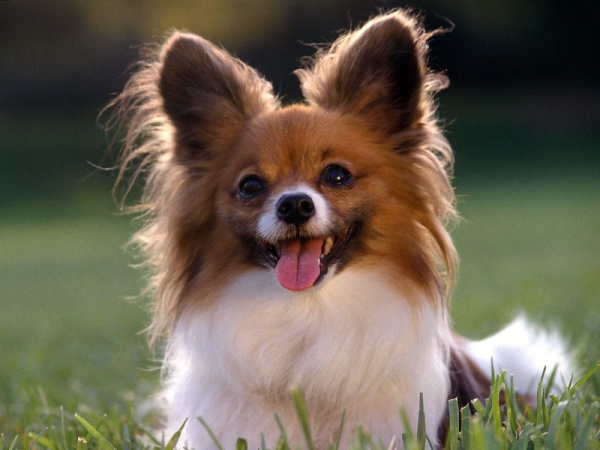
#> input picture risunok3.jpg, 1200 x 900 px (shown at 1/2 size)
$ python prak19.2.py
#> lines starting #> are read from the running program, lines starting #| are printed output that depends on the picture
from PIL import Image

# Открываем изображение
image = Image.open('risunok3.jpg')
#> image is the input picture: PIL image 1200x900 RGB; mean R, G, B 106.8, 97.9, 80.7

# Преобразуем изображение в черно-белое
bw_image = image.convert('L')
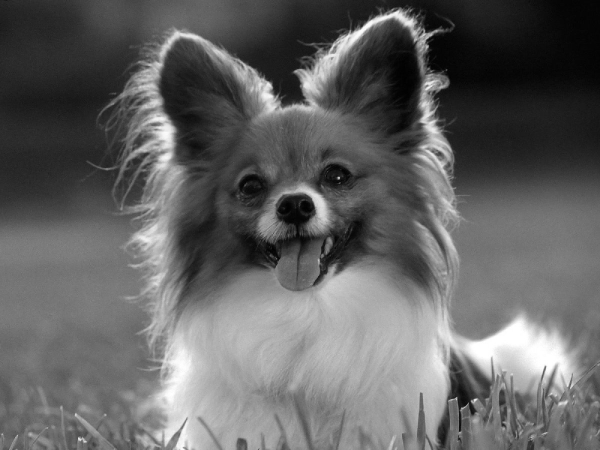
#> bw_image: PIL image 1200x900 L (shown at 1/2 size); min 0, max 255, mean 98.6

# Зеркально отражаем изображение
mirrored_image = bw_image.transpose(Image.FLIP_LEFT_RIGHT)
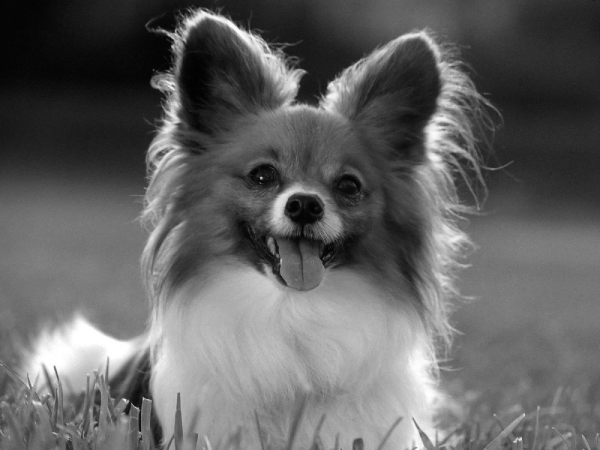
#> mirrored_image: PIL image 1200x900 L (shown at 1/2 size); min 0, max 255, mean 98.6

# Изменяем размер изображения (замените значения на нужные вам)
new_width = 800
new_height = 600
resized_image = mirrored_image.resize((new_width, new_height))
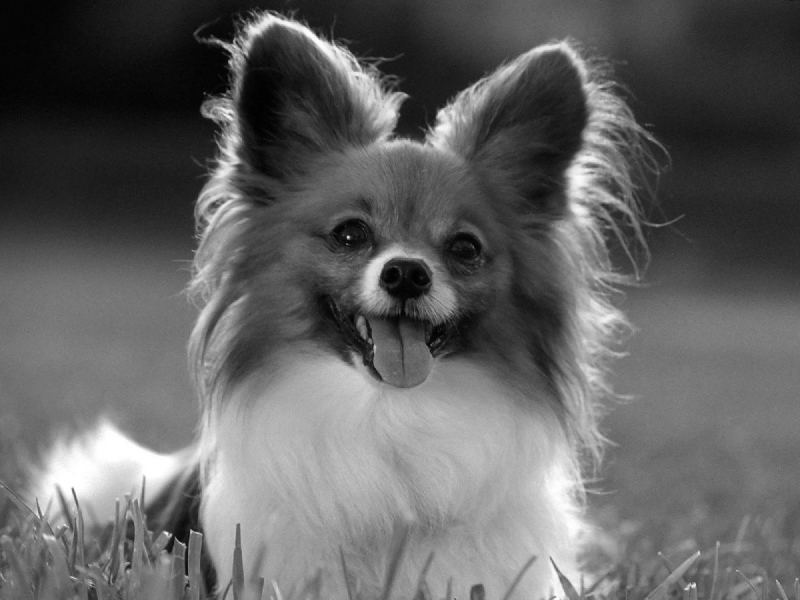
#> resized_image: PIL image 800x600 L; min 0, max 255, mean 98.6

# Сохраняем преобразованное изображение
resized_image.save('risunok4.jpg')

# Закрываем изображения
image.close()
resized_image.close()

$ run again, with risunok1.jpg copied over risunok3.jpg
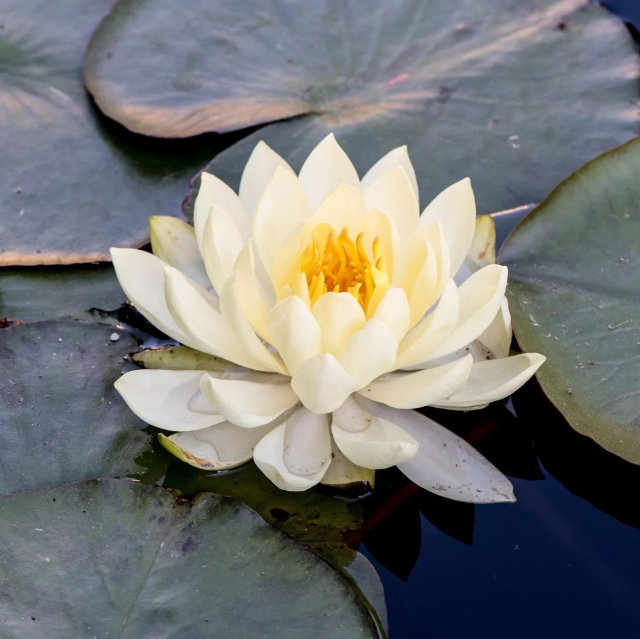
#> input picture risunok1.jpg, 1280 x 1278 px (shown at 1/2 size)
#> image is the input picture: PIL image 1280x1278 RGB; mean R, G, B 118.3, 119.2, 117.9
#> `mirrored_image = bw_image.transpose(Image.FLIP_LEFT_RIGHT)`:
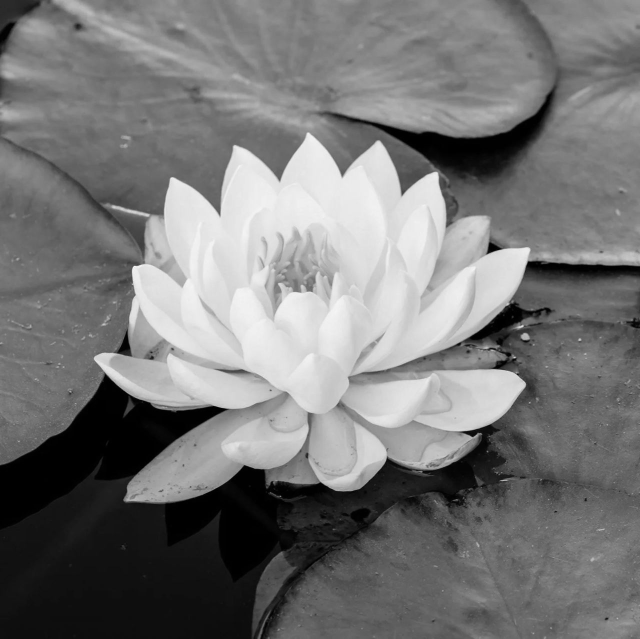
#> mirrored_image: PIL image 1280x1278 L (shown at 1/2 size); min 0, max 254, mean 118.8
#> `resized_image = mirrored_image.resize((new_width, new_height))`:
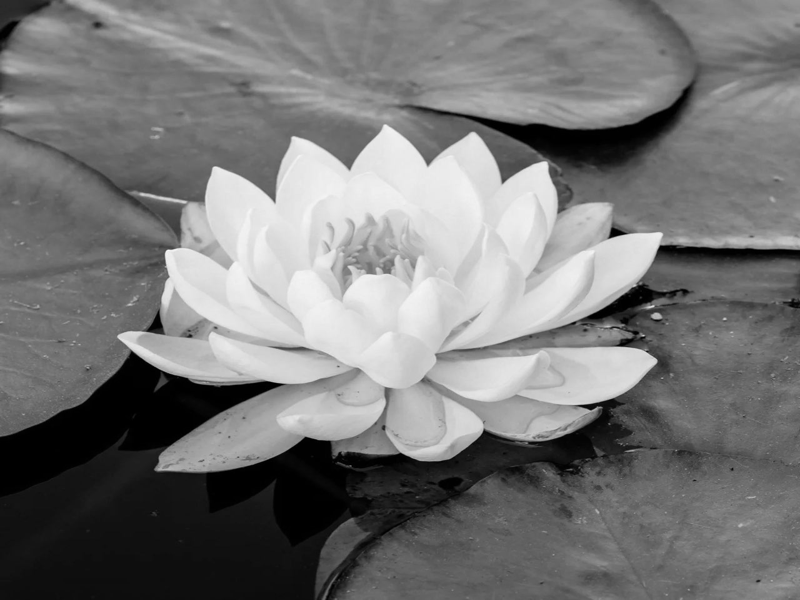
#> resized_image: PIL image 800x600 L; min 0, max 249, mean 118.8

$ run again, with risunok5.jpg copied over risunok3.jpg
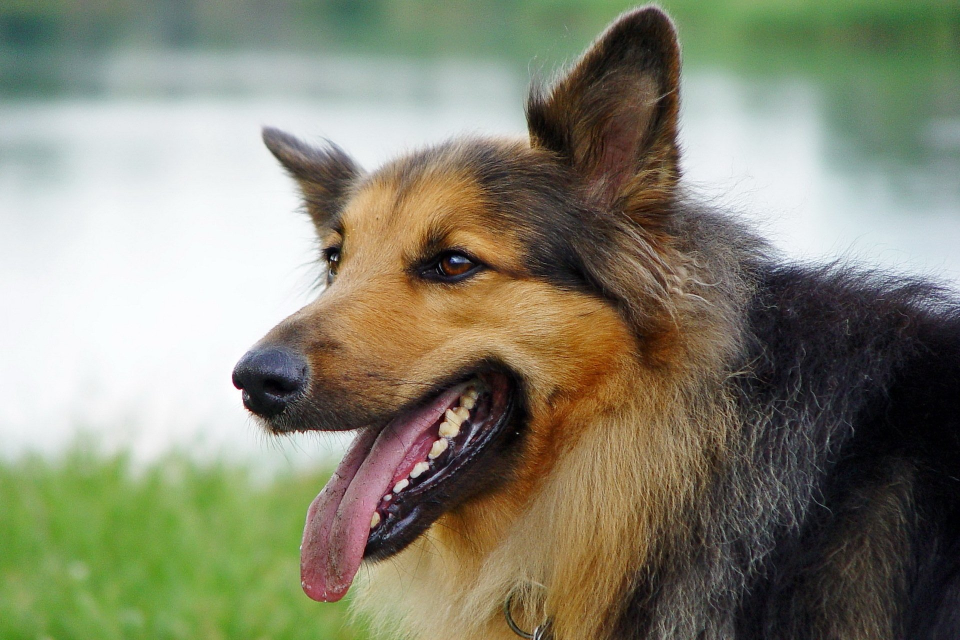
#> input picture risunok5.jpg, 1920 x 1280 px (shown at 1/2 size)
#> image is the input picture: PIL image 1920x1280 RGB; mean R, G, B 134, 133.8, 113.8
#> `mirrored_image = bw_image.transpose(Image.FLIP_LEFT_RIGHT)`:
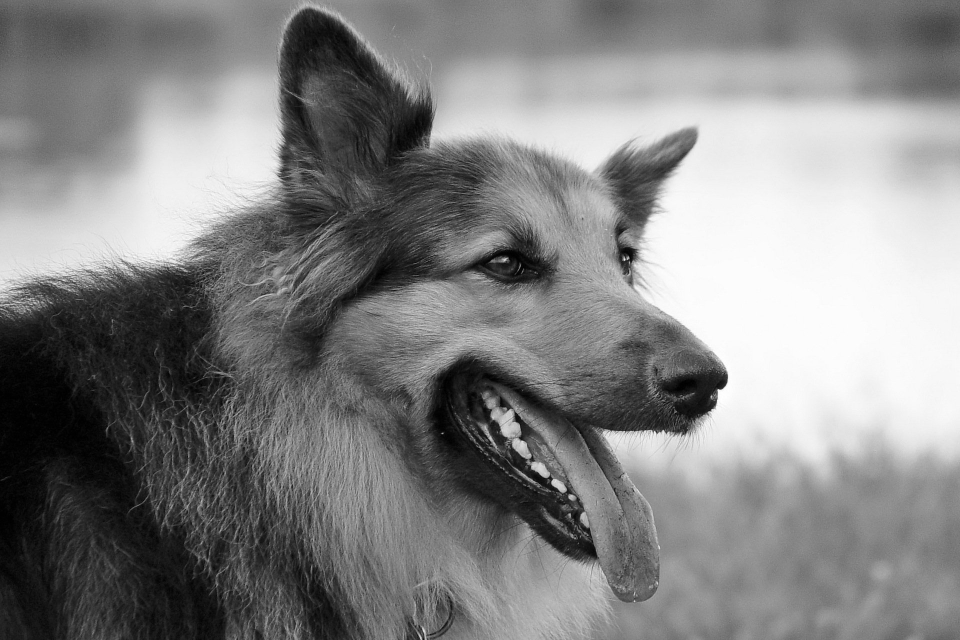
#> mirrored_image: PIL image 1920x1280 L (shown at 1/2 size); min 0, max 255, mean 131.6
#> `resized_image = mirrored_image.resize((new_width, new_height))`:
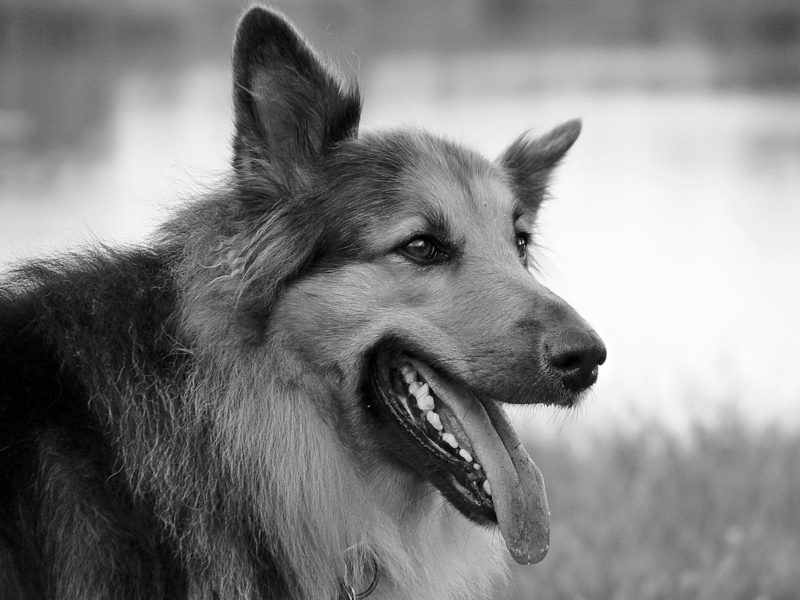
#> resized_image: PIL image 800x600 L; min 0, max 255, mean 131.6

$ run again, with image.jpg copied over risunok3.jpg
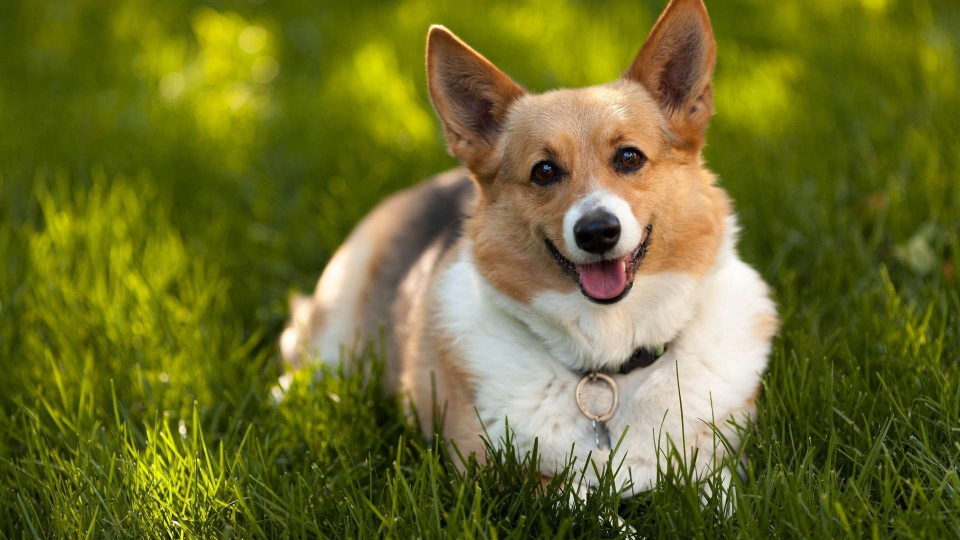
#> input picture image.jpg, 1920 x 1080 px (shown at 1/2 size)
#> image is the input picture: PIL image 1920x1080 RGB; mean R, G, B 109.2, 110, 42.5
#> `mirrored_image = bw_image.transpose(Image.FLIP_LEFT_RIGHT)`:
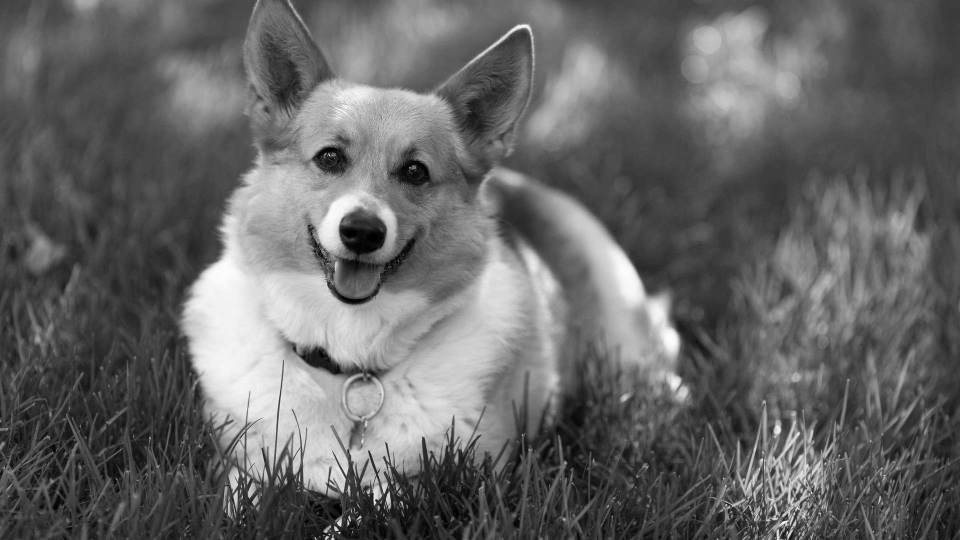
#> mirrored_image: PIL image 1920x1080 L (shown at 1/2 size); min 0, max 254, mean 102.1
#> `resized_image = mirrored_image.resize((new_width, new_height))`:
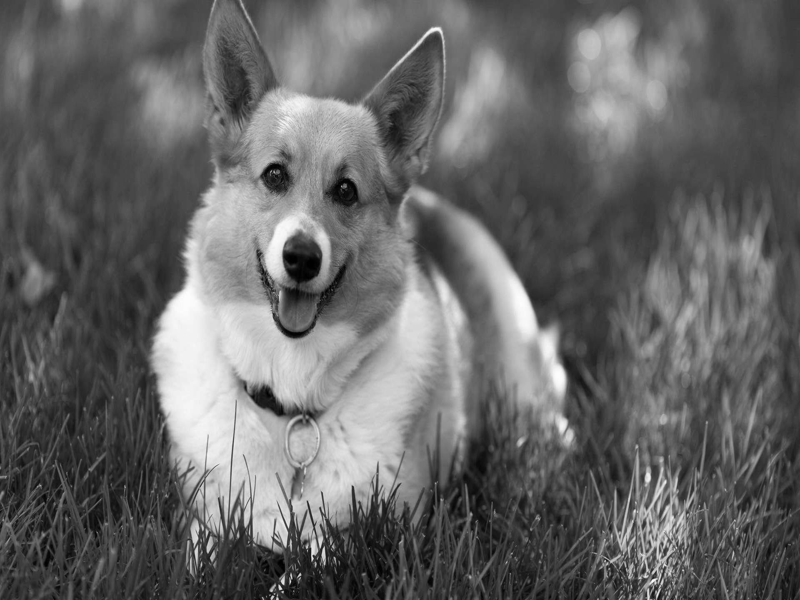
#> resized_image: PIL image 800x600 L; min 0, max 255, mean 102.1
